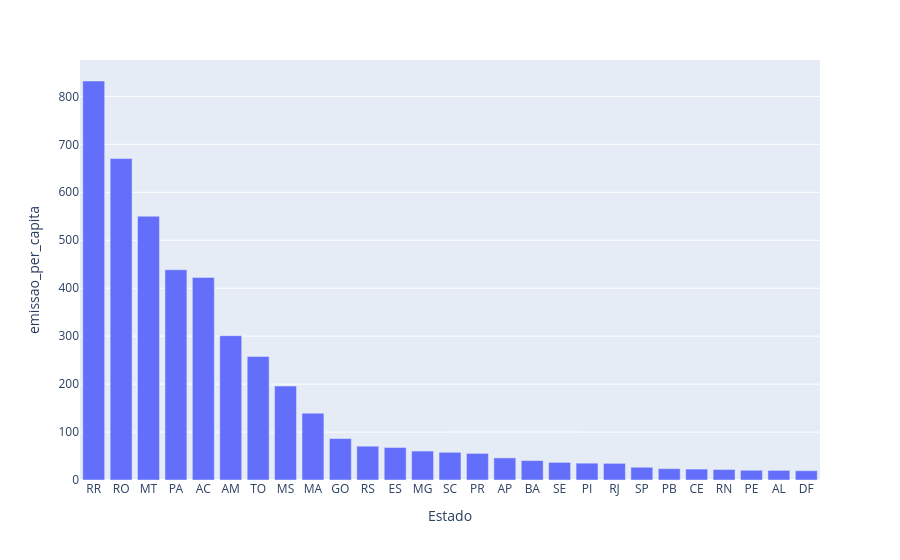

The notebook cell this image was saved under:
### Code cell
px.bar(data_frame=dados_agrupados, x="Estado", y="emissao_per_capita")

### Figure 1 — Plotly figure (JSON) as saved in the notebook; plotly's stock layout.template omitted (floating-point values rounded to 4 significant figures)
{"data": [{"alignmentgroup": "True", "hovertemplate": "Estado=%{x}<br>emissao_per_capita=%{y}<extra></extra>", "legendgroup": "", "marker": {"color": "#636efa", "pattern": {"shape": ""}}, "name": "", "offsetgroup": "", "orientation": "v", "showlegend": false, "textposition": "auto", "type": "bar", "x": ["RR", "RO", "MT", "PA", "AC", "AM", "TO", "MS", "MA", "GO", "RS", "ES", "MG", "SC", "PR", "AP", "BA", "SE", "PI", "RJ", "SP", "PB", "CE", "RN", "PE", "AL", "DF"], "xaxis": "x", "y": [832.1, 670.3, 550.1, 438.4, 422.5, 301.0, 257.7, 195.9, 139.3, 86.44, 70.48, 67.86, 60.32, 57.77, 55.49, 46.09, 40.47, 36.71, 35.07, 34.71, 26.58, 23.65, 22.77, 21.86, 20.29, 20.03, 19.39], "yaxis": "y"}], "layout": {"barmode": "relative", "legend": {"tracegroupgap": 0}, "margin": {"t": 60}, "xaxis": {"anchor": "y", "domain": [0, 1], "title": {"text": "Estado"}}, "yaxis": {"anchor": "x", "domain": [0, 1], "title": {"text": "emissao_per_capita"}}}}
